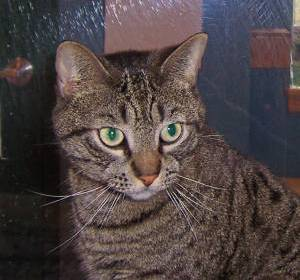
#> input picture tensorflow/2_exemplo/5_aula/cats_and_dogs_filtered/cats_and_dogs_filtered/train/cats/cat.1.jpg, 300 x 280 px, found by its file name; its folder holds only this picture in this run
$ python 1_exem.py
#> lines starting #> are read from the running program, lines starting #| are printed output that depends on the picture
import os
import matplotlib.pyplot as plt
import pandas as pd
import matplotlib.image as mpimg


def load_images(folder: str, categories, filenames):
#> called with folder = '../cats_and_dogs_filtered/train/dogs'
    filenames2 = os.listdir(folder)
    for filename in filenames2:
        category = filename.split('.')[0]
        if category == 'dog':
            categories.append(1)
        else:
            categories.append(0)
        filenames.append(filename)


def main():
    # 0 - constants
    image_width = 150
    image_height = 150
    base_dir = '../cats_and_dogs_filtered'

    # 1 - loading data
    train_dir = os.path.join(base_dir, 'train')
    validation_dir = os.path.join(base_dir, 'validation')
    # Directory with our training cat/dog pictures
    train_cats_dir = os.path.join(train_dir, 'cats')
    train_dogs_dir = os.path.join(train_dir, 'dogs')
    # Directory with our validation cat/dog pictures
    validation_cats_dir = os.path.join(validation_dir, 'cats')
    validation_dogs_dir = os.path.join(validation_dir, 'dogs')
    train_cat_fnames = os.listdir(train_cats_dir)
    train_dog_fnames = os.listdir(train_dogs_dir)
    print(train_cat_fnames[:10])
    print(train_dog_fnames[:10])
    print('total training cat images :', len(os.listdir(train_cats_dir)))
    print('total training dog images :', len(os.listdir(train_dogs_dir)))
    print('total validation cat images :', len(os.listdir(validation_cats_dir)))
    print('total validation dog images :', len(os.listdir(validation_dogs_dir)))

    # show the images quantity
    categories = []
    filenames = []
    load_images(train_dogs_dir, categories, filenames)
    load_images(train_cats_dir, categories, filenames)
    #    load_images(validation_cats_dir, categories, filenames)
    #    load_images(validation_dogs_dir, categories, filenames)
    df = pd.DataFrame({
        'filename': filenames,
        'category': categories
    })
    print(df.head())
    plt.bar(['cats (0)'], df['category'].value_counts()[0], color='r')
    plt.bar(['dogs (1)'], df['category'].value_counts()[1], color='b')
    plt.show()
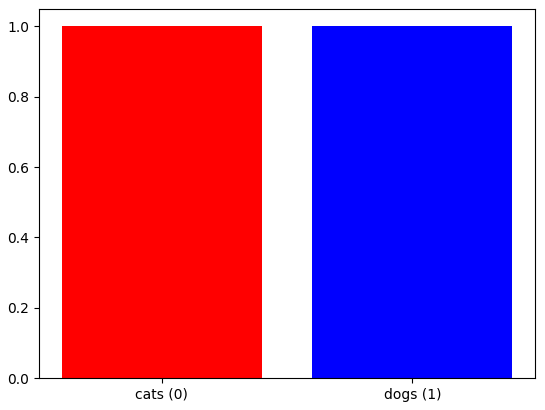
#> figure drawn by matplotlib, 1 panel

    # show images
    # Parameters for our graph; we'll output images in a 4x4 configuration
    nrows = 4
    ncols = 4
    pic_index = 0  # Index for iterating over images
    # Set up matplotlib fig, and size it to fit 4x4 pics
    fig = plt.gcf()
    fig.set_size_inches(ncols * 4, nrows * 4)
    pic_index += 8
    next_cat_pix = [os.path.join(train_cats_dir, fname)
                    for fname in train_cat_fnames[pic_index - 8:pic_index]]
    next_dog_pix = [os.path.join(train_dogs_dir, fname)
                    for fname in train_dog_fnames[pic_index - 8:pic_index]]
    for i, img_path in enumerate(next_cat_pix + next_dog_pix):
        # Set up subplot; subplot indices start at 1
        sp = plt.subplot(nrows, ncols, i + 1)
        sp.axis('Off')  # Don't show axes (or gridlines)
        img = mpimg.imread(img_path)
#> img is the input picture: shape (280, 300, 3); mean R, G, B 78.8, 68.3, 68
        plt.imshow(img)
    plt.show()
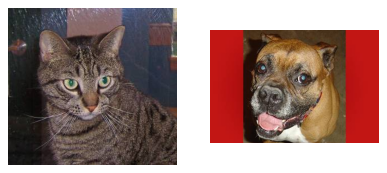
#> figure drawn by matplotlib, 2 panels


if __name__ == '__main__':
    main()
